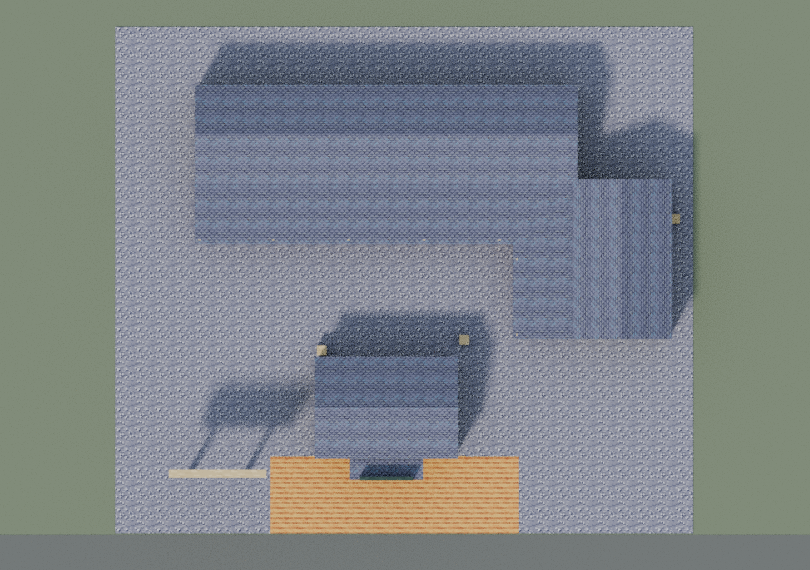
#> input picture prototypes/era-motel/renders/birchbend-1935-above.png, 810 x 570 px, given in place of birchbend-1935-day.png, which was not available
$ python package_review.py
#> lines starting #> are read from the running program, lines starting #| are printed output that depends on the picture
"""Package eight actual render views per motel era."""
from pathlib import Path

from PIL import Image, ImageDraw, ImageFont

ROOT=Path(__file__).resolve().parent
W,H,GAP=298,209,12
ERAS=(
    ("1935","1935–54   /   Timber motor court, drive-in carports and enamel sign"),
    ("1955","1955–84   /   Neon arrow, butterfly-roof office and fenced kidney pool"),
    ("1985","1985 onward   /   Backlit sign, outside stair and upper corridor"),
)
VIEWS=(
    ("day","Front / day"),("night","Front / night"),("back","Rear"),("above","From above"),
    ("road","Road approach at dusk"),("entrance","At the office entrance"),
    ("office-door","Office from the door"),("office-counter","Behind the counter"),
)
head=ImageFont.truetype("DejaVuSans-Bold.ttf",27)
label=ImageFont.truetype("DejaVuSans.ttf",16)
small=ImageFont.truetype("DejaVuSans.ttf",13)
stride=(H+21)*2+45
sheet=Image.new("RGB",(4*W+5*GAP,71+len(ERAS)*stride),"#233038")
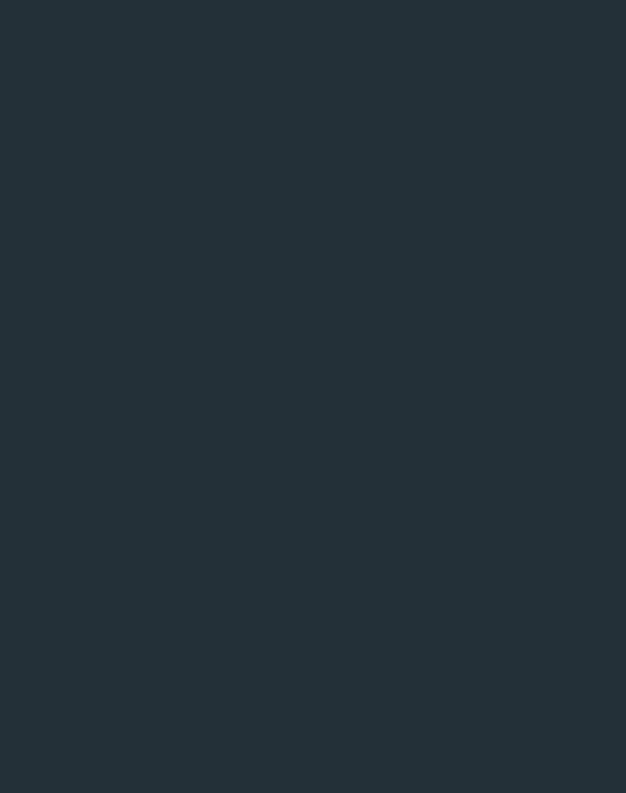
#> sheet: PIL image 1252x1586 RGB (shown at 1/2 size); mean R, G, B 35, 48, 56
d=ImageDraw.Draw(sheet)
d.text((GAP,10),"Birchbend Motor Lodge",font=head,fill="#f2dfbd")
d.text((GAP,47),"C014   /   TIMERPG   /   BLENDER DESKTOP RENDERS",font=small,fill="#b0c0ba")
for i,(era,title) in enumerate(ERAS):
    y=71+i*stride
    d.text((GAP,y),title,font=label,fill="#f2dfbd")
    for j,(key,caption) in enumerate(VIEWS):
        x=GAP+(j%4)*(W+GAP)
        yy=y+25+(j//4)*(H+21)
        with Image.open(ROOT/"renders"/f"birchbend-{era}-{key}.png") as im:
#> im is the input picture: PIL image 810x570 RGBA; mean R, G, B, A 126.3, 132, 135.1, 255
            sheet.paste(im.convert("RGB").resize((W,H),Image.Resampling.LANCZOS),(x,yy))
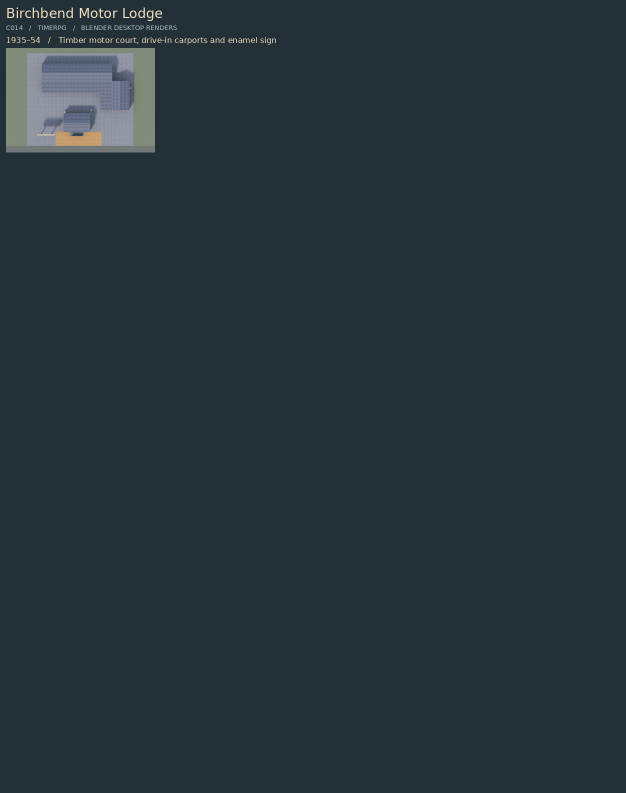
#> sheet: PIL image 1252x1586 RGB (shown at 1/2 size); mean R, G, B 38.3, 51, 58.8
#> (the run stopped early here; a loop or call above may not have finished)

$ run again, on prototypes/era-motel/renders/birchbend-1985-back.png
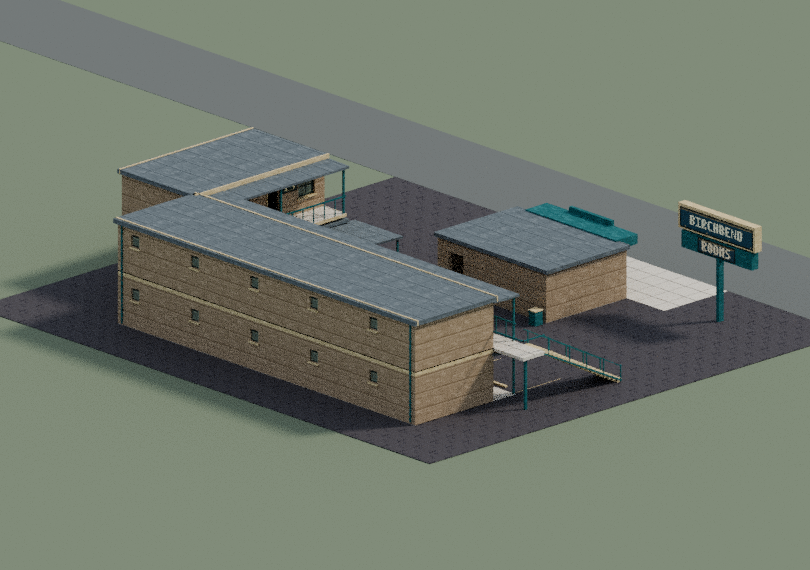
#> input picture prototypes/era-motel/renders/birchbend-1985-back.png, 810 x 570 px, given in place of birchbend-1935-day.png, which was not available
#> im is the input picture: PIL image 810x570 RGBA; mean R, G, B, A 113, 120.3, 109, 255
#> `sheet.paste(im.convert("RGB").resize((W,H),Image.Resampling.LANCZOS),(..`:
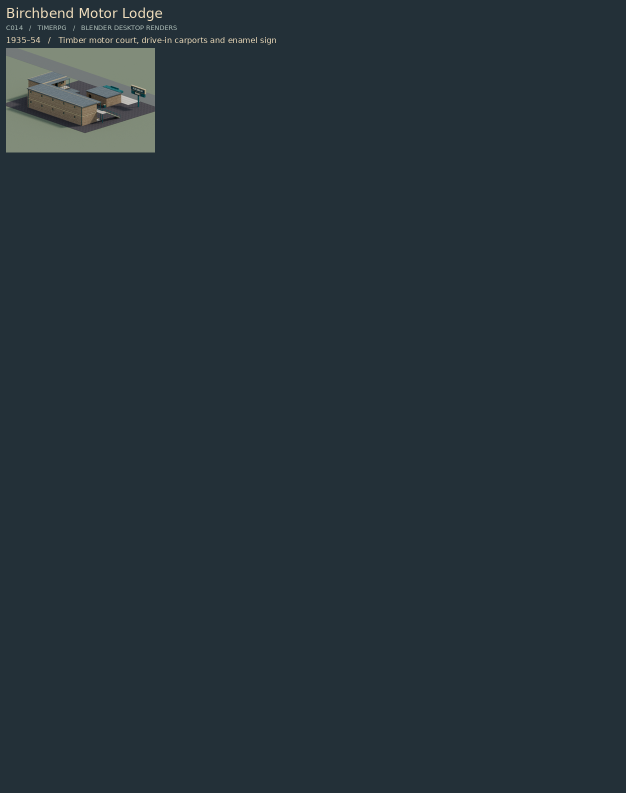
#> sheet: PIL image 1252x1586 RGB (shown at 1/2 size); mean R, G, B 37.8, 50.6, 57.9

$ run again, on prototypes/era-motel/renders/birchbend-1985-day.png
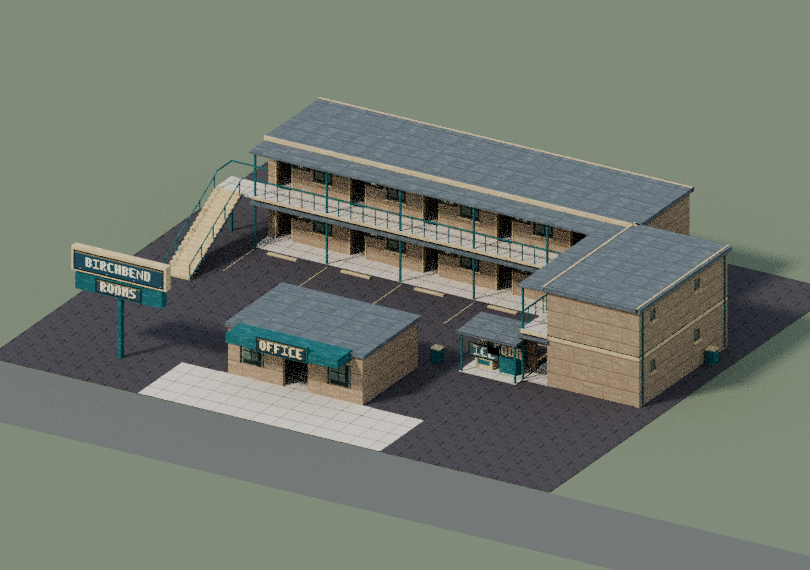
#> input picture prototypes/era-motel/renders/birchbend-1985-day.png, 810 x 570 px, given in place of birchbend-1935-day.png, which was not available
#> im is the input picture: PIL image 810x570 RGBA; mean R, G, B, A 115.6, 122.3, 112, 255
#> `sheet.paste(im.convert("RGB").resize((W,H),Image.Resampling.LANCZOS),(..`:
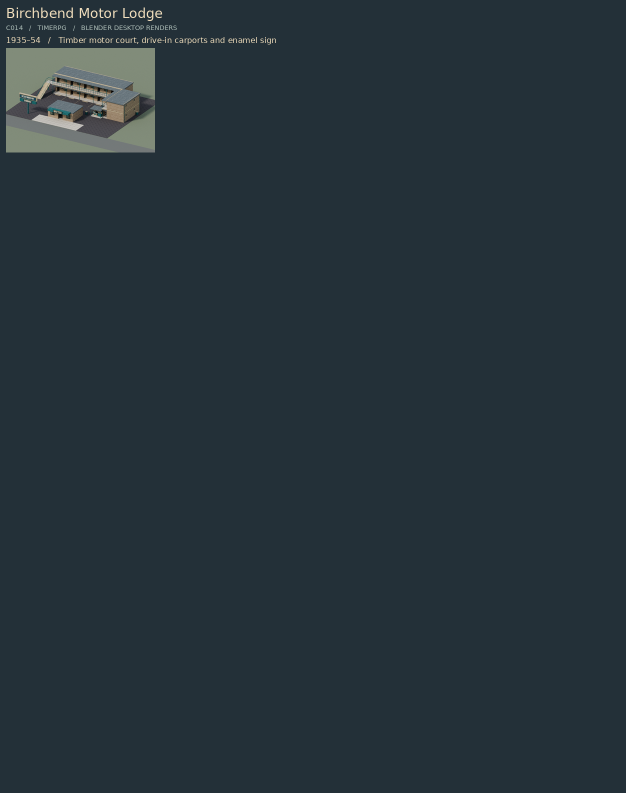
#> sheet: PIL image 1252x1586 RGB (shown at 1/2 size); mean R, G, B 37.9, 50.7, 58
